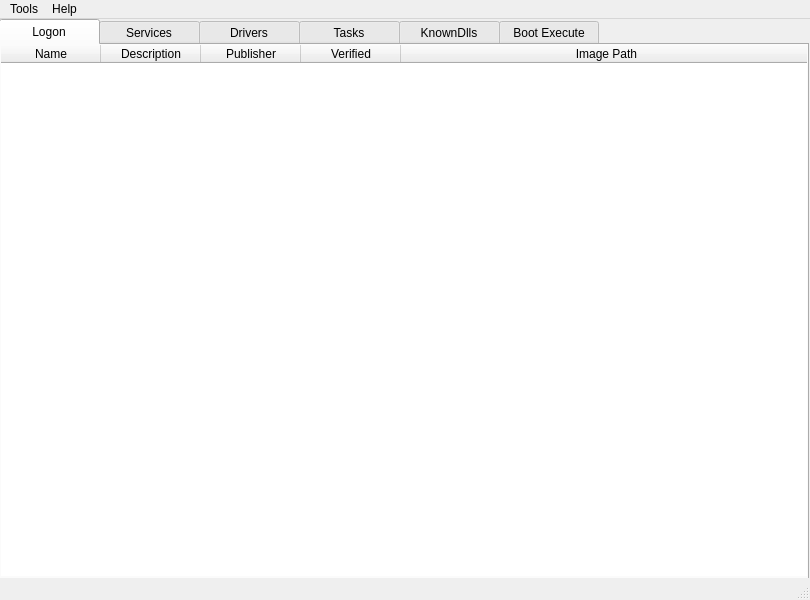
<?xml version="1.0" encoding="UTF-8"?>
<ui version="4.0">
 <class>MainWindow</class>
 <widget class="QMainWindow" name="MainWindow">
  <property name="geometry">
   <rect>
    <x>0</x>
    <y>0</y>
    <width>810</width>
    <height>600</height>
   </rect>
  </property>
  <property name="sizePolicy">
   <sizepolicy hsizetype="Preferred" vsizetype="Preferred">
    <horstretch>0</horstretch>
    <verstretch>0</verstretch>
   </sizepolicy>
  </property>
  <property name="minimumSize">
   <size>
    <width>810</width>
    <height>600</height>
   </size>
  </property>
  <property name="maximumSize">
   <size>
    <width>810</width>
    <height>600</height>
   </size>
  </property>
  <property name="windowTitle">
   <string>Autoruns</string>
  </property>
  <property name="styleSheet">
   <string notr="true">QMainWindow{
padding:0px;
margin:0px;
}

QScrollBar{
	width:5px;
}

QTabWidget{
	width:100%;
}</string>
  </property>
  <widget class="QWidget" name="centralwidget">
   <property name="layoutDirection">
    <enum>Qt::LeftToRight</enum>
   </property>
   <property name="styleSheet">
    <string notr="true">QTableWidget{
border: 0px;

}</string>
   </property>
   <widget class="QTabWidget" name="tabWidget">
    <property name="geometry">
     <rect>
      <x>-1</x>
      <y>0</y>
      <width>810</width>
      <height>580</height>
     </rect>
    </property>
    <property name="layoutDirection">
     <enum>Qt::LeftToRight</enum>
    </property>
    <property name="styleSheet">
     <string notr="true">QTabBar{
width:100%;
}

QTabBar::tab{width:100%;}</string>
    </property>
    <property name="currentIndex">
     <number>0</number>
    </property>
    <widget class="QWidget" name="Logon">
     <attribute name="title">
      <string>Logon</string>
     </attribute>
     <widget class="QTableWidget" name="LogonTable">
      <property name="geometry">
       <rect>
        <x>0</x>
        <y>0</y>
        <width>811</width>
        <height>531</height>
       </rect>
      </property>
      <property name="styleSheet">
       <string notr="true"/>
      </property>
      <property name="lineWidth">
       <number>1</number>
      </property>
      <property name="autoScrollMargin">
       <number>4</number>
      </property>
      <property name="editTriggers">
       <set>QAbstractItemView::NoEditTriggers</set>
      </property>
      <property name="selectionMode">
       <enum>QAbstractItemView::SingleSelection</enum>
      </property>
      <property name="selectionBehavior">
       <enum>QAbstractItemView::SelectRows</enum>
      </property>
      <property name="textElideMode">
       <enum>Qt::ElideLeft</enum>
      </property>
      <property name="verticalScrollMode">
       <enum>QAbstractItemView::ScrollPerPixel</enum>
      </property>
      <property name="horizontalScrollMode">
       <enum>QAbstractItemView::ScrollPerPixel</enum>
      </property>
      <property name="wordWrap">
       <bool>true</bool>
      </property>
      <attribute name="horizontalHeaderStretchLastSection">
       <bool>true</bool>
      </attribute>
      <attribute name="verticalHeaderVisible">
       <bool>false</bool>
      </attribute>
      <attribute name="verticalHeaderCascadingSectionResizes">
       <bool>false</bool>
      </attribute>
      <column>
       <property name="text">
        <string>Name</string>
       </property>
      </column>
      <column>
       <property name="text">
        <string>Description</string>
       </property>
      </column>
      <column>
       <property name="text">
        <string>Publisher</string>
       </property>
      </column>
      <column>
       <property name="text">
        <string>Verified</string>
       </property>
      </column>
      <column>
       <property name="text">
        <string>Image Path</string>
       </property>
      </column>
     </widget>
    </widget>
    <widget class="QWidget" name="Services">
     <attribute name="title">
      <string>Services</string>
     </attribute>
     <widget class="QTableWidget" name="ServicesTable">
      <property name="geometry">
       <rect>
        <x>0</x>
        <y>0</y>
        <width>811</width>
        <height>550</height>
       </rect>
      </property>
      <property name="lineWidth">
       <number>1</number>
      </property>
      <property name="editTriggers">
       <set>QAbstractItemView::DoubleClicked</set>
      </property>
      <property name="selectionMode">
       <enum>QAbstractItemView::SingleSelection</enum>
      </property>
      <property name="selectionBehavior">
       <enum>QAbstractItemView::SelectRows</enum>
      </property>
      <property name="textElideMode">
       <enum>Qt::ElideLeft</enum>
      </property>
      <property name="wordWrap">
       <bool>true</bool>
      </property>
      <property name="rowCount">
       <number>0</number>
      </property>
      <attribute name="horizontalHeaderStretchLastSection">
       <bool>true</bool>
      </attribute>
      <attribute name="verticalHeaderVisible">
       <bool>false</bool>
      </attribute>
      <attribute name="verticalHeaderCascadingSectionResizes">
       <bool>false</bool>
      </attribute>
      <column>
       <property name="text">
        <string>Name</string>
       </property>
      </column>
      <column>
       <property name="text">
        <string>Description</string>
       </property>
      </column>
      <column>
       <property name="text">
        <string>Publisher</string>
       </property>
      </column>
      <column>
       <property name="text">
        <string>Verified</string>
       </property>
      </column>
      <column>
       <property name="text">
        <string>Image Path</string>
       </property>
      </column>
     </widget>
    </widget>
    <widget class="QWidget" name="Drivers">
     <property name="cursor">
      <cursorShape>OpenHandCursor</cursorShape>
     </property>
     <attribute name="title">
      <string>Drivers</string>
     </attribute>
     <widget class="QTableWidget" name="DriversTable">
      <property name="geometry">
       <rect>
        <x>0</x>
        <y>0</y>
        <width>811</width>
        <height>531</height>
       </rect>
      </property>
      <property name="styleSheet">
       <string notr="true"/>
      </property>
      <property name="lineWidth">
       <number>1</number>
      </property>
      <property name="autoScrollMargin">
       <number>4</number>
      </property>
      <property name="editTriggers">
       <set>QAbstractItemView::NoEditTriggers</set>
      </property>
      <property name="selectionMode">
       <enum>QAbstractItemView::SingleSelection</enum>
      </property>
      <property name="selectionBehavior">
       <enum>QAbstractItemView::SelectRows</enum>
      </property>
      <property name="textElideMode">
       <enum>Qt::ElideLeft</enum>
      </property>
      <property name="wordWrap">
       <bool>true</bool>
      </property>
      <attribute name="horizontalHeaderStretchLastSection">
       <bool>true</bool>
      </attribute>
      <attribute name="verticalHeaderVisible">
       <bool>false</bool>
      </attribute>
      <attribute name="verticalHeaderCascadingSectionResizes">
       <bool>false</bool>
      </attribute>
      <row>
       <property name="text">
        <string>New Row</string>
       </property>
      </row>
      <row>
       <property name="text">
        <string>New Row</string>
       </property>
      </row>
      <column>
       <property name="text">
        <string>Name</string>
       </property>
      </column>
      <column>
       <property name="text">
        <string>Description</string>
       </property>
      </column>
      <column>
       <property name="text">
        <string>Publisher</string>
       </property>
      </column>
      <column>
       <property name="text">
        <string>Verified</string>
       </property>
      </column>
      <column>
       <property name="text">
        <string>Image Path</string>
       </property>
      </column>
     </widget>
    </widget>
    <widget class="QWidget" name="Tasks">
     <attribute name="title">
      <string>Tasks</string>
     </attribute>
     <widget class="QTableWidget" name="TasksTable">
      <property name="geometry">
       <rect>
        <x>0</x>
        <y>0</y>
        <width>811</width>
        <height>550</height>
       </rect>
      </property>
      <property name="styleSheet">
       <string notr="true"/>
      </property>
      <property name="lineWidth">
       <number>1</number>
      </property>
      <property name="autoScrollMargin">
       <number>4</number>
      </property>
      <property name="editTriggers">
       <set>QAbstractItemView::NoEditTriggers</set>
      </property>
      <property name="selectionMode">
       <enum>QAbstractItemView::SingleSelection</enum>
      </property>
      <property name="selectionBehavior">
       <enum>QAbstractItemView::SelectRows</enum>
      </property>
      <property name="textElideMode">
       <enum>Qt::ElideLeft</enum>
      </property>
      <property name="wordWrap">
       <bool>true</bool>
      </property>
      <attribute name="horizontalHeaderStretchLastSection">
       <bool>true</bool>
      </attribute>
      <attribute name="verticalHeaderVisible">
       <bool>false</bool>
      </attribute>
      <attribute name="verticalHeaderCascadingSectionResizes">
       <bool>false</bool>
      </attribute>
      <column>
       <property name="text">
        <string>Name</string>
       </property>
      </column>
      <column>
       <property name="text">
        <string>Description</string>
       </property>
      </column>
      <column>
       <property name="text">
        <string>Publisher</string>
       </property>
      </column>
      <column>
       <property name="text">
        <string>Verified</string>
       </property>
      </column>
      <column>
       <property name="text">
        <string>Image Path</string>
       </property>
      </column>
     </widget>
    </widget>
    <widget class="QWidget" name="KnownDlls">
     <attribute name="title">
      <string>KnownDlls</string>
     </attribute>
     <widget class="QTableWidget" name="DllsTable">
      <property name="geometry">
       <rect>
        <x>0</x>
        <y>0</y>
        <width>811</width>
        <height>531</height>
       </rect>
      </property>
      <property name="styleSheet">
       <string notr="true"/>
      </property>
      <property name="lineWidth">
       <number>1</number>
      </property>
      <property name="autoScrollMargin">
       <number>4</number>
      </property>
      <property name="editTriggers">
       <set>QAbstractItemView::NoEditTriggers</set>
      </property>
      <property name="selectionMode">
       <enum>QAbstractItemView::SingleSelection</enum>
      </property>
      <property name="selectionBehavior">
       <enum>QAbstractItemView::SelectRows</enum>
      </property>
      <property name="textElideMode">
       <enum>Qt::ElideLeft</enum>
      </property>
      <property name="wordWrap">
       <bool>true</bool>
      </property>
      <attribute name="horizontalHeaderStretchLastSection">
       <bool>true</bool>
      </attribute>
      <attribute name="verticalHeaderVisible">
       <bool>false</bool>
      </attribute>
      <attribute name="verticalHeaderCascadingSectionResizes">
       <bool>false</bool>
      </attribute>
      <column>
       <property name="text">
        <string>Name</string>
       </property>
      </column>
      <column>
       <property name="text">
        <string>Description</string>
       </property>
      </column>
      <column>
       <property name="text">
        <string>Publisher</string>
       </property>
      </column>
      <column>
       <property name="text">
        <string>Verified</string>
       </property>
      </column>
      <column>
       <property name="text">
        <string>Image Path</string>
       </property>
      </column>
     </widget>
    </widget>
    <widget class="QWidget" name="BootExecute">
     <attribute name="title">
      <string>Boot Execute</string>
     </attribute>
     <widget class="QTableWidget" name="BootExecuteTable">
      <property name="enabled">
       <bool>true</bool>
      </property>
      <property name="geometry">
       <rect>
        <x>0</x>
        <y>0</y>
        <width>811</width>
        <height>550</height>
       </rect>
      </property>
      <property name="styleSheet">
       <string notr="true"/>
      </property>
      <property name="lineWidth">
       <number>1</number>
      </property>
      <property name="autoScrollMargin">
       <number>4</number>
      </property>
      <property name="editTriggers">
       <set>QAbstractItemView::NoEditTriggers</set>
      </property>
      <property name="selectionMode">
       <enum>QAbstractItemView::SingleSelection</enum>
      </property>
      <property name="selectionBehavior">
       <enum>QAbstractItemView::SelectRows</enum>
      </property>
      <property name="textElideMode">
       <enum>Qt::ElideLeft</enum>
      </property>
      <property name="wordWrap">
       <bool>true</bool>
      </property>
      <attribute name="horizontalHeaderStretchLastSection">
       <bool>true</bool>
      </attribute>
      <attribute name="verticalHeaderVisible">
       <bool>false</bool>
      </attribute>
      <attribute name="verticalHeaderCascadingSectionResizes">
       <bool>false</bool>
      </attribute>
      <column>
       <property name="text">
        <string>Name</string>
       </property>
      </column>
      <column>
       <property name="text">
        <string>Description</string>
       </property>
      </column>
      <column>
       <property name="text">
        <string>Publisher</string>
       </property>
      </column>
      <column>
       <property name="text">
        <string>Verified</string>
       </property>
      </column>
     </widget>
    </widget>
   </widget>
  </widget>
  <widget class="QMenuBar" name="menuBar">
   <property name="geometry">
    <rect>
     <x>0</x>
     <y>0</y>
     <width>810</width>
     <height>21</height>
    </rect>
   </property>
   <widget class="QMenu" name="menuHelp">
    <property name="title">
     <string>Help</string>
    </property>
    <addaction name="actionAbout"/>
   </widget>
   <widget class="QMenu" name="menurefresh">
    <property name="title">
     <string>Tools</string>
    </property>
    <addaction name="actionRefresh"/>
   </widget>
   <addaction name="menurefresh"/>
   <addaction name="menuHelp"/>
  </widget>
  <widget class="QStatusBar" name="statusBar"/>
  <action name="actionAbout">
   <property name="checkable">
    <bool>false</bool>
   </property>
   <property name="text">
    <string>About</string>
   </property>
  </action>
  <action name="actionRefresh">
   <property name="text">
    <string>Refresh</string>
   </property>
  </action>
 </widget>
 <resources/>
 <connections/>
</ui>
